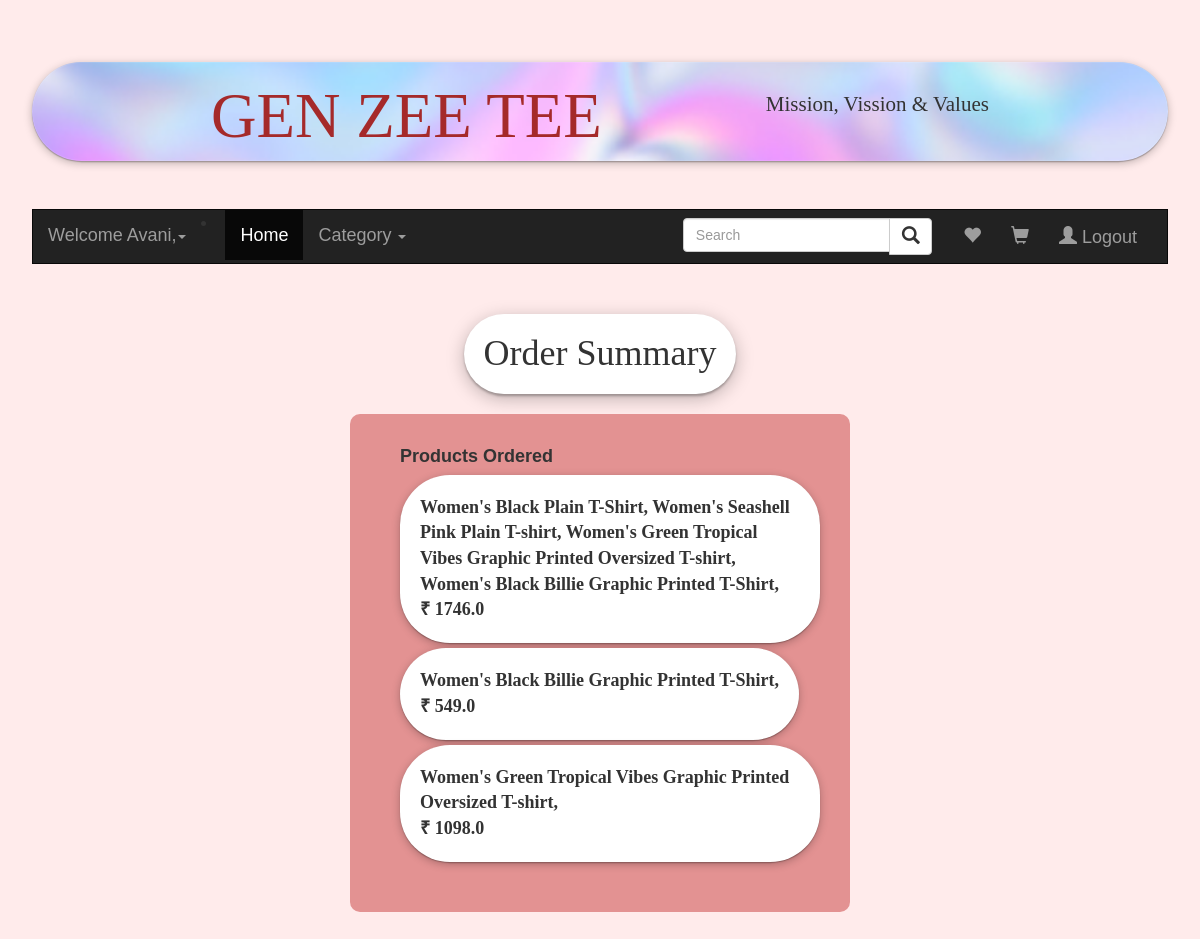
Screenshot of /yourOrders (signed in) with the database file from the repository.
### UserApp/models.py (models this page shows)
class OrderData(models.Model):
    user = models.ForeignKey(UserInfo,on_delete=models.CASCADE)
    date = models.DateField(default = datetime.now)
    amount = models.FloatField(default=0)
    details = models.CharField(max_length=5000)
    class Meta:
        db_table = "OrderData"

### UserApp/views.py (the view)
# urls.py: path('yourOrders',views.yourOrders),
def yourOrders(request):
    cats = Category.objects.all()
    orders = OrderData.objects.filter(user = request.session["uname"])
    return render(request,"summary.html",{"cats":cats,"orders":orders})

### UserApp/templates/summary.html (shortened to what this page needs)
{%extends "home.html"%}
{%block "content"%}
<center><h1 class="flex">Order Summary</h1>
<h3 style="font-style: italic;font-family:serif;-webkit-text-fill-color: crimson;" class="blink">{{message}}</h3></center>
<div class="abc">
    <label for="firstname">Products Ordered</label>
    {%for order in orders%}
    <div class="form-group">
        <label class="flex">{{order.details}}  <br> ₹ {{order.amount}}</label>
    {%endfor%}
</div>
</div>
{%endblock%}

### UserApp/templates/searchengine.css (style rules this page uses)
* { margin: 0; padding: 0; box-sizing: border-box; font-family: 'poppins', sans-serif; font-size: 18px; }
body { margin: 4vh; }

### UserApp/templates/summary.html (style rules this page uses)
.abc { margin: auto; background-color: hsl(0, 59%, 73%); padding-top: 30px; padding-right: 30px; padding-left: 50px; padding-bottom: 30px; width: 500px; border-radius: 10px; margin-bottom: 20px; }
.flex { background-color: rgb(255, 255, 255); max-width:max-content; padding: 20px 20px; border-radius: 50px; font-family: cursive; box-shadow: rgba(0, 0, 0, 0.25) 0px 0.0625em 0.0625em, rgba(0, 0, 0, 0.25) 0px 0.125em 0.5em, rgba(255, 255, 255, 0.1) 0px 0px 0px 1px inset; }
body { background-color: hsl(0, 100%, 96%) ; }

### rows the page displays
OrderData: details "Women's Black Plain T-Shirt, Women's Seashell Pink Plain T-shirt, Women's Green Tropical Vibes Graphic Printed Oversized T-shirt, Women's Black Billie Graphic Printed T-Shirt,", amount "1746.0"
OrderData: details "Women's Black Billie Graphic Printed T-Shirt,", amount "549.0"
OrderData: details "Women's Green Tropical Vibes Graphic Printed Oversized T-shirt,", amount "1098.0"

### other values shown
{{ request.session.uname }} "Avani"
